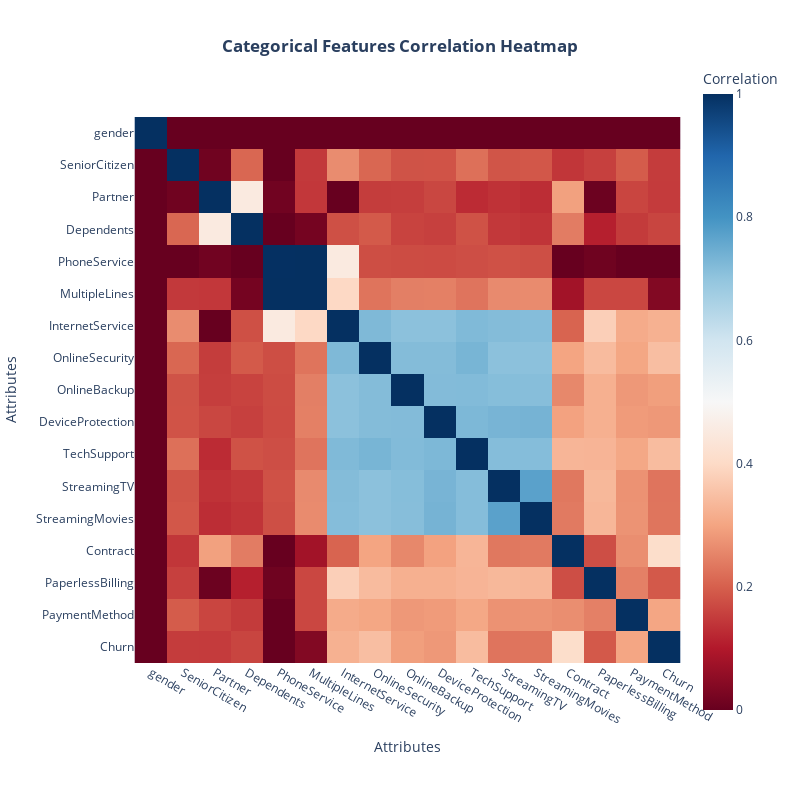

Notebook code for this chart:
### Code cell
def cramers_v(x, y):
    confusion_matrix = pd.crosstab(x, y)
    chi2 = chi2_contingency(confusion_matrix)[0]
    n = confusion_matrix.sum().sum()
    phi2 = chi2 / n
    r, k = confusion_matrix.shape
    phi2corr = max(0, phi2 - ((k - 1) * (r - 1)) / (n - 1))
    rcorr = r - ((r - 1) ** 2) / (n - 1)
    kcorr = k - ((k - 1) ** 2) / (n - 1)
    return np.sqrt(phi2corr / min((kcorr - 1), (rcorr - 1)))

# create an empty dataframe to store correlation coefficients
corr_matrix = pd.DataFrame(columns=df_categorical.columns, index=df_categorical.columns)

# calculate correlation coefficients using Cramer's V
for i in df_categorical.columns:
    for j in df_categorical.columns:
        corr_matrix.loc[i, j] = cramers_v(df_categorical[i], df_categorical[j])
        
fig = px.imshow(corr_matrix, color_continuous_scale='Rdbu',
                labels={'x': 'Attributes', 'y': 'Attributes', 'color': 'Correlation'}, width=800, height=800)
fig.update_layout(title={
    'text': "<b>Categorical Features Correlation Heatmap</b>",
    'y':0.95,
    'x':0.5,
    'xanchor': 'center',
    'yanchor': 'top',
})
fig.show()

### Figure 1 — Plotly figure (JSON) as saved in the notebook; plotly's stock layout.template omitted (floating-point values rounded to 4 significant figures; data arrays with more than 128 entries replaced by an {"elided": "..."} marker saying what was removed)
{"data": [{"coloraxis": "coloraxis", "hovertemplate": "Attributes: %{x}<br>Attributes: %{y}<br>Correlation: %{z}<extra></extra>", "name": "0", "type": "heatmap", "x": ["gender", "SeniorCitizen", "Partner", "Dependents", "PhoneService", "MultipleLines", "InternetService", "OnlineSecurity", "OnlineBackup", "DeviceProtection", "TechSupport", "StreamingTV", "StreamingMovies", "Contract", "PaperlessBilling", "PaymentMethod", "Churn"], "xaxis": "x", "y": ["gender", "SeniorCitizen", "Partner", "Dependents", "PhoneService", "MultipleLines", "InternetService", "OnlineSecurity", "OnlineBackup", "DeviceProtection", "TechSupport", "StreamingTV", "StreamingMovies", "Contract", "PaperlessBilling", "PaymentMethod", "Churn"], "yaxis": "y", "z": {"elided": "17x17 float values"}}], "layout": {"coloraxis": {"colorbar": {"title": {"text": "Correlation"}}, "colorscale": [[0, "rgb(103,0,31)"], [0.1, "rgb(178,24,43)"], [0.2, "rgb(214,96,77)"], [0.3, "rgb(244,165,130)"], [0.4, "rgb(253,219,199)"], [0.5, "rgb(247,247,247)"], [0.6, "rgb(209,229,240)"], [0.7, "rgb(146,197,222)"], [0.8, "rgb(67,147,195)"], [0.9, "rgb(33,102,172)"], [1, "rgb(5,48,97)"]]}, "height": 800, "margin": {"t": 60}, "title": {"text": "<b>Categorical Features Correlation Heatmap</b>", "x": 0.5, "xanchor": "center", "y": 0.95, "yanchor": "top"}, "width": 800, "xaxis": {"anchor": "y", "constrain": "domain", "domain": [0, 1], "scaleanchor": "y", "title": {"text": "Attributes"}}, "yaxis": {"anchor": "x", "autorange": "reversed", "constrain": "domain", "domain": [0, 1], "title": {"text": "Attributes"}}}}
